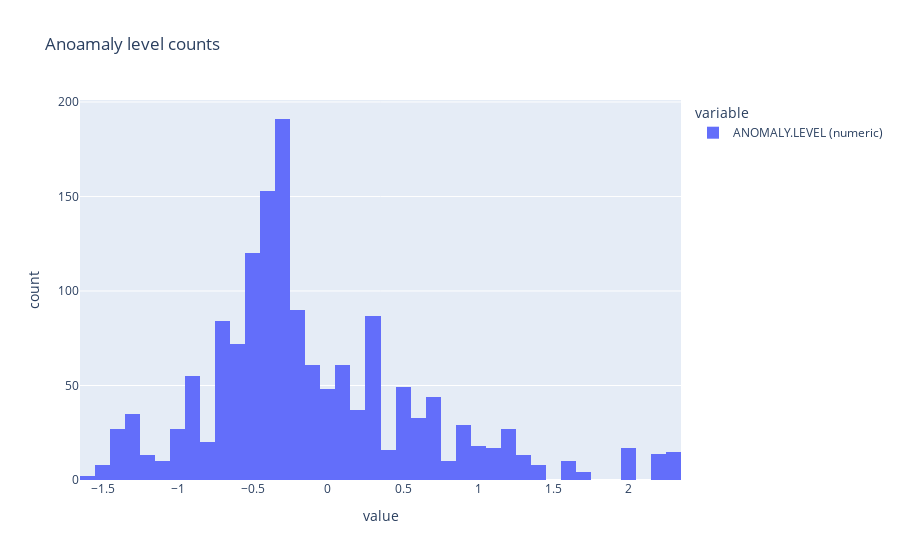

The notebook cell this image was saved under:
### Code cell
pow_outage['ANOMALY.LEVEL (numeric)'].plot(kind='hist', title= 'Anoamaly level counts')

### Figure 1 — Plotly figure (JSON) as saved in the notebook; plotly's stock layout.template omitted (floating-point values rounded to 4 significant figures; data arrays with more than 128 entries replaced by an {"elided": "..."} marker saying what was removed)
{"data": [{"alignmentgroup": "True", "bingroup": "x", "hovertemplate": "variable=ANOMALY.LEVEL (numeric)<br>value=%{x}<br>count=%{y}<extra></extra>", "legendgroup": "ANOMALY.LEVEL (numeric)", "marker": {"color": "#636efa", "pattern": {"shape": ""}}, "name": "ANOMALY.LEVEL (numeric)", "offsetgroup": "ANOMALY.LEVEL (numeric)", "orientation": "v", "showlegend": true, "type": "histogram", "x": {"elided": "1534 float values"}, "xaxis": "x", "yaxis": "y"}], "layout": {"barmode": "relative", "legend": {"title": {"text": "variable"}, "tracegroupgap": 0}, "title": {"text": "Anoamaly level counts"}, "xaxis": {"anchor": "y", "domain": [0, 1], "title": {"text": "value"}}, "yaxis": {"anchor": "x", "domain": [0, 1], "title": {"text": "count"}}}}
